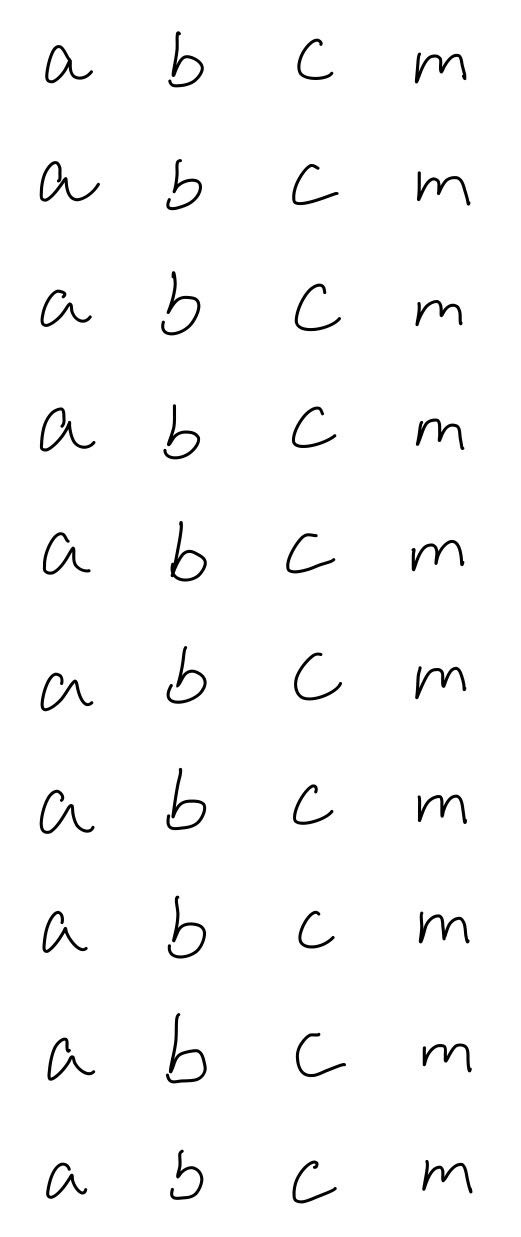
#> input picture hw7/all.jpeg, 521 x 1237 px
$ python hw7.py   (Python 2 division)   (older library calls are emulated)
#> lines starting #> are read from the running program, lines starting #| are printed output that depends on the picture; after the words box and inside, x2 and y2 are one past the last pixel; in counts of white or black regions, pixels touching at a corner belong together
#!/usr/bin/env python3
# -*- coding: utf-8 -*-
"""
Created on Thu Mar  7 23:16:55 2019

@author: mintmsh
"""

from scipy.misc import imread # using scipy's imread
import matplotlib.pyplot as plt
import numpy as np
from skimage.transform import resize
from sklearn import svm

N = 4

def boundaries(binarized,axis):
    # variables named assuming axis = 0; algorithm valid for axis=1
    # [1,0][axis] effectively swaps axes for summing
    rows = np.sum(binarized,axis = [1,0][axis]) > 0
    rows[1:] = np.logical_xor(rows[1:], rows[:-1])
    change = np.nonzero(rows)[0]
    ymin = change[::2]
    ymax = change[1::2]
    height = ymax-ymin
    too_small = 10 # real letters will be bigger than 10px by 10px
    ymin = ymin[height>too_small]
    ymax = ymax[height>too_small]
    return zip(ymin,ymax)

def separate(img):
    orig_img = img.copy()
    pure_white = 255.
    white = np.max(img)
    black = np.min(img)
    thresh = (white+black)/2.0
    binarized = img<thresh
    row_bounds = boundaries(binarized, axis = 0)
    cropped = []
    for r1,r2 in row_bounds:
        img = binarized[r1:r2,:]
        col_bounds = boundaries(img,axis=1)
        rects = [r1,r2,col_bounds[0][0],col_bounds[0][1]]
        cropped.append(np.array(orig_img[rects[0]:rects[1],rects[2]:rects[3]]/pure_white))
    return cropped


def partition(data, target, p):
    if (p > 1 or p < 0):
        return "Invalid: p should be between 0 and 1"

    # the following commanded code partitioned each class
    # proportionately into test and train sets
    '''
    S = data.shape[1]
    data = data.reshape(N,-1, S)
    target = target.reshape(N,-1)
    size = target.shape[1]
    m = int(size * p)

    train_data = data[:,:m,:].reshape(-1, S)
    train_target = target[:,:m].reshape(-1)
    test_data = data[:,m:,:].reshape(-1, S)
    test_target = target[:,m:].reshape(-1)
    '''

    # the following code partitioned data set randomly into test and train sets
    # it does not gauranteed the proportion of each class
    l = len(target)
    m = int(l * p)
    train_i = np.random.choice(l,m, False)
    all_i = np.arange(l)
    all_i[train_i] = -1
    test_i = all_i[all_i > -1]

    train_data = data[train_i]
    train_target = target[train_i]
    test_data = data[test_i]
    test_target = target[test_i]

    return train_data, train_target, test_data, test_target


if __name__ == '__main__':
    # Reads in one image, slice it into N columms
    # where N is the number of classes
    big_img = imread("all.jpeg", flatten = True) # flatten = True converts to grayscale
#> big_img: shape (1237, 521) float32; min 0, max 255, mean 248.9
    #plt.imshow(big_img/255,cmap='gray')
    #plt.show()
    wid = (big_img.shape[1] - 15) / N
#> wid = 126
    imgs = []
    target = []

    # for each column of letters, seprates each instance and labels it
    for i in range(N):
        start = i * wid
        end = start + wid
        col_img = big_img[:, start:end]
        #plt.imshow(col_img/255,cmap='gray')
        #plt.show()

        temp_imgs = separate(col_img) # separates big_img (pure white = 255) into array of little images (pure white = 1.0)
        imgs.extend(temp_imgs)
        target.extend([i for j in range(len(temp_imgs))])
#> this loop made 4 passes
#> pass 1, `col_img = big_img[:, start:end]`:
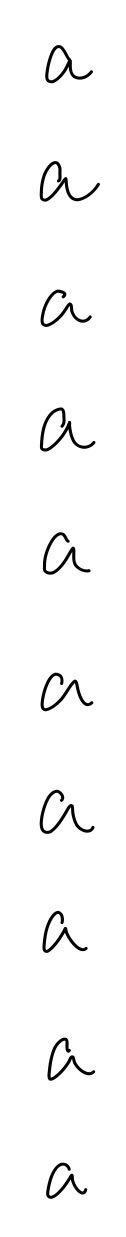
#> col_img: shape (1237, 126) float32; min 0, max 255, mean 248.3
#> pass 1, in separate, `binarized = img<thresh`:
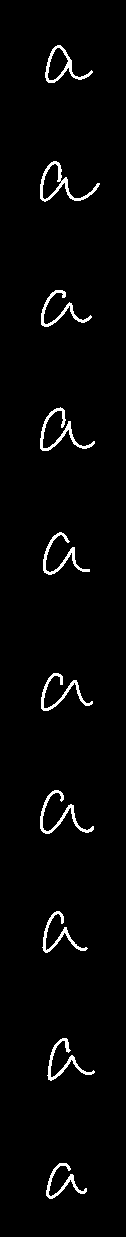
#> binarized: shape (1237, 126) bool; 2.6% white; 10 white regions, largest, box (x1, y1, x2, y2) and area: (40, 407, 95, 451) 466, (40, 161, 100, 202) 464, (40, 790, 94, 834) 435
#> pass 2, `col_img = big_img[:, start:end]`:
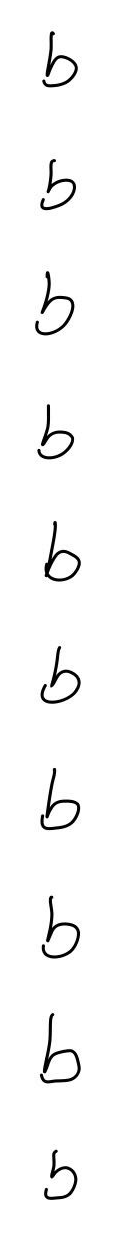
#> col_img: shape (1237, 126) float32; min 0, max 255, mean 248
#> pass 2, in separate (call 2), `binarized = img<thresh`:
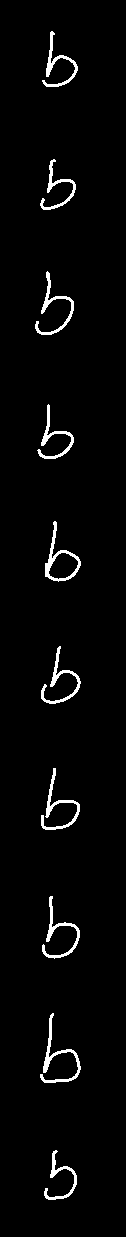
#> binarized: shape (1237, 126) bool; 2.7% white; 10 white regions, largest, box (x1, y1, x2, y2) and area: (40, 1013, 81, 1083) 499, (41, 768, 80, 830) 446, (45, 521, 81, 582) 445
#> after the loop:
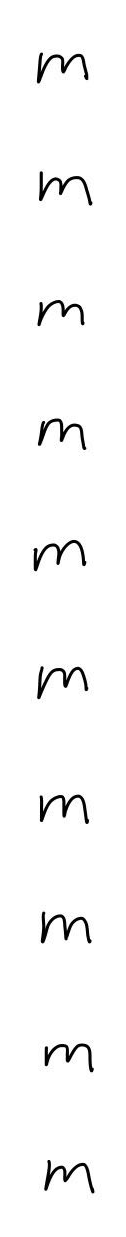
#> col_img: shape (1237, 126) float32; min 0, max 255, mean 248.6
#> after the loop, imgs = 40 items; target = 40 values from 0 to 3

    # then resizes all images and flattens into 1-D array
    for i in range(len(imgs)):
        imgs[i] = resize(imgs[i], (10,10))
        #plt.imshow(imgs[i], cmap='gray')
        #plt.show()
        imgs[i] = imgs[i].ravel()
#> this loop made 40 passes

    # patition the data set into train and test sets
    imgs = np.array(imgs)
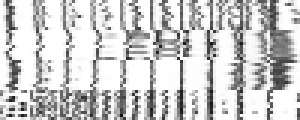
#> imgs: shape (40, 100) float32 (shown 3 times larger); min 0.0725, max 1, mean 0.795
    target = np.array(target)
    train_data, train_target, test_data, test_target = partition(imgs, target, 0.8)
#> in partition, `l = len(target)`: l = 40
#> in partition, `m = int(l * p)`: m = 32
#> in partition, `train_i = np.random.choice(l,m, False)`: train_i = 32 values, max 39 at index 14, min 1 at index 27, mean 20.66
#> in partition, `train_data = data[train_i]`:
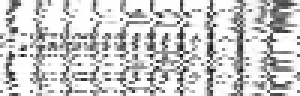
#> train_data: shape (32, 100) float32 (shown 3 times larger); min 0.0796, max 1, mean 0.795
#> in partition, `train_target = target[train_i]`: train_target = 32 values, max 3 at index 11, min 0 at index 3, mean 1.62
#> in partition, `test_target = target[test_i]`: test_target = [0, 0, 0, 0, 1, 2, 2, 3]
#> test_target = [0, 0, 0, 0, 1, 2, 2, 3]

    # fits training data into SVM
    clf = svm.SVC(gamma = 0.001, C= 100)
    clf.fit(train_data,train_target)

    # predicts test data with the model and calculate accuracy
    predict = clf.predict(test_data)
#> predict = [0, 0, 0, 0, 1, 2, 2, 3]
    accuracy = sum(predict == test_target) * 100.0 / len(predict)
#> accuracy = 100

    # prints out result
    print 'Predicted: ', predict
#| Predicted:  [0 0 0 0 1 2 2 3]
    print 'Truth: ', test_target
#| Truth:  [0 0 0 0 1 2 2 3]
    print 'Accuracy:  ', accuracy, '%'
#| Accuracy:   100.0 %
